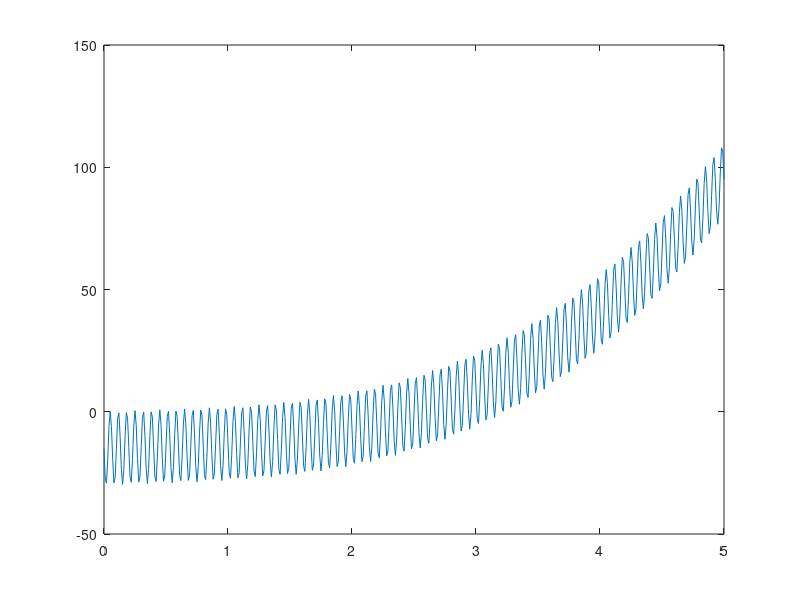
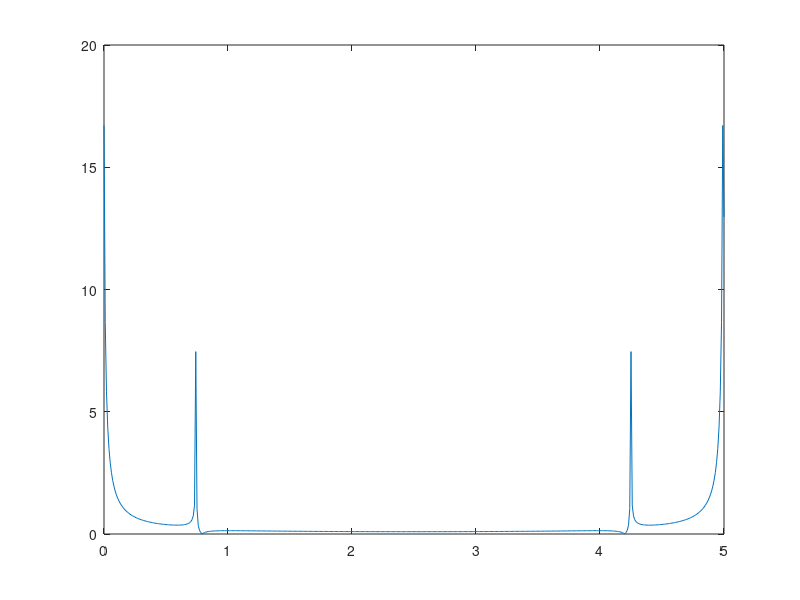
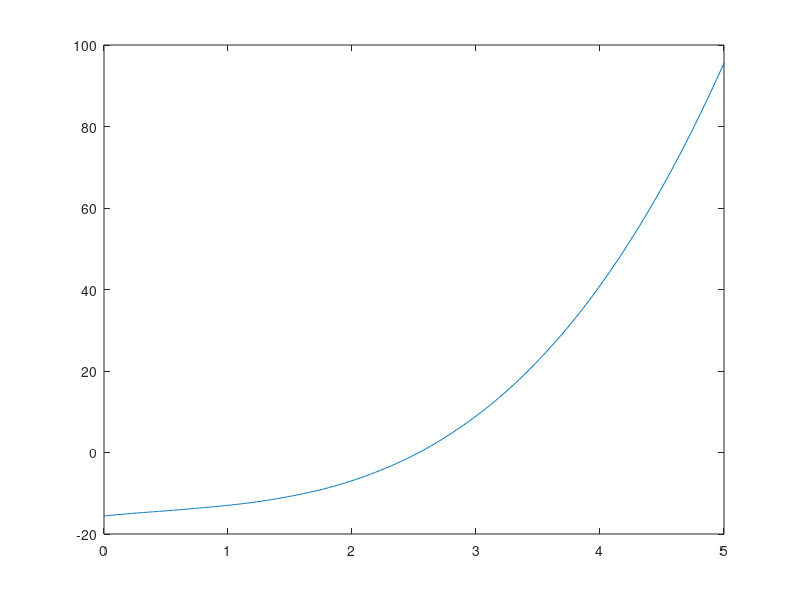

Reproduce these figures in MATLAB, in order.
clc;
clear;
data = dlmread("f11.txt", " ");
[p,N] = size(data);
T = 5;
dt = 0.01;
t = 0:dt:(T);
saveas(plot(t,data),"images/startData.png");

frequency = zeros(1,N);

for point_id = 1:N
    sin_freq = 0;
    cos_freq = 0;

    for signal = 1:N
        sin_freq = sin_freq + data(signal) * sin(2 * pi * point_id * signal / N);
        cos_freq = cos_freq + data(signal) * cos(2 * pi * point_id * signal / N);
    end
    
    sin_freq = sin_freq / N;
    cos_freq = cos_freq / N;

    frequency(point_id) = sqrt(sin_freq *sin_freq + cos_freq * cos_freq);
end
saveas(plot(t,frequency),"images/fur.png");


biggest_value = zeros(1,0);
for i = 5: N / 2
    maxim = frequency(i-3);
    for sm = (i-3):(i+3)
        if (frequency(sm)>maxim)
            maxim = frequency(sm);
        end
    end
    
    if maxim == frequency(i)
        biggest_value = [biggest_value, i];
        disp(frequency(i));
    end
end
main_frequency = frequency(biggest_value(1))/T;
disp(main_frequency);

b = [sum(data .* (t .^ 3)), sum(data .* (t.^2)), sum(data .* t), sum(data .* sin(2 * pi * main_frequency * t)), sum(data)];

a = zeros(5,5);
functions = [t .^ 3; t .^ 2; t; sin(2 * pi * main_frequency * t); ones(1,N)];

for i = 1:5
    for j = 1:5
        %a(i, j) = sum(functions(i) .* functions(j));
        for k = 1:N
            a(i,j) = a(i,j) + functions(i,k)*functions(j,k);
        end
    end
end  

solution = a\b';

appr = functions .* solution;
cc = zeros(1,N);
for i=1:N
    for j =1:5
        cc(1,i) = cc(1,i) + appr(j,i);
    end
end

saveas(plot(t,cc),"images/appr.png");

immse(cc,data)

